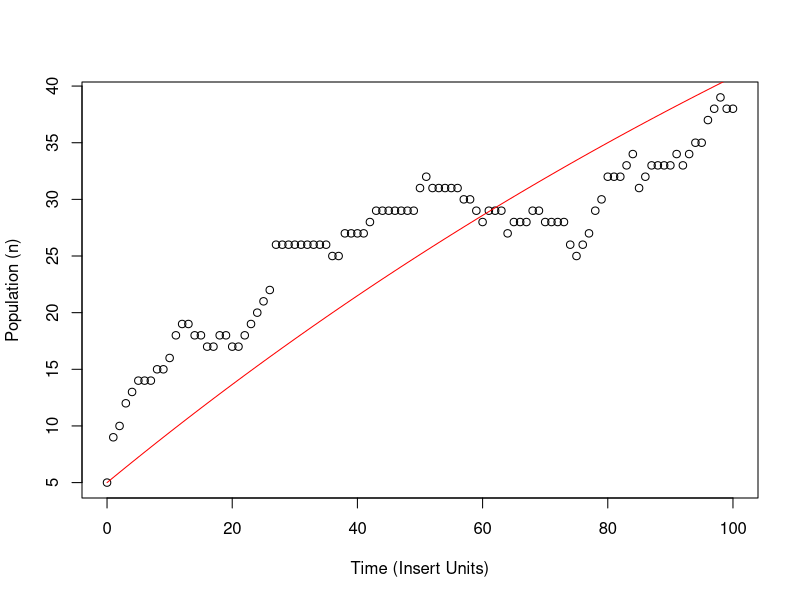

Source code (R):

m <- 100   # carrying capacity
b  <- 0.5  # birth rate
d  <- 0.02 # death rate
n0 <- 5
nt <- n0   # initial value, garbage value to start
nt_1 <- nt # value from last time step
totalTime <- 100
t <- 0
simulated_nt <- n0 # initial value, garbage value to start


bt <- 0 # Initial values to make these objects persistant
dt <- 0 # Initial values to make these objects persistant
st <- 0 # Initial values to make these objects persistant
lt <- 0 # Initial values to make these objects persistant
Lt <- 0 # Initial values to make these objects persistant
littersizes <- NULL # Initial values to make these objects persistant


daframe <- data.frame(time = 0, numLitters = 0, population = n0, birthrate = 0
                      , born = 0, deathrate = 0, dead = 0, theoretical = n0)
dfrow <- numeric(length = 8)
dfrow[1] <- t
dfrow[2] <- Lt
dfrow[3] <- simulated_nt
dfrow[4] <- bt
dfrow[5] <- 0
dfrow[6] <- 0
dfrow[7] <- 0
dfrow[8] <- 0

update <- function() {
  t <<- t + 1
  bt <<- max(0, b*(1-simulated_nt/m))
  dt <<- min(0, d*(simulated_nt/m - 1))
  st <<- sqrt(bt) # size of litters
  lt <<- sqrt(bt) # number of litters
  Lt <<- rpois(n = 1, lambda = lt*simulated_nt)
  if (is.null(littersizes)) {
    littersizes <<- list(rpois(Lt, lambda = st))
  }
  else {
    littersizes <<- c(littersizes, rpois(Lt, lambda = st))
  }
  dead <- rpois(1, lambda = -dt * simulated_nt)
  simulated_nt <<- simulated_nt + sum(littersizes[[t]]) - dead

  dfrow[1] <- t
  dfrow[2] <- Lt
  dfrow[3] <- simulated_nt
  dfrow[4] <- bt
  dfrow[5] <- sum(littersizes[[t]])
  dfrow[6] <- dt
  dfrow[7] <- dead
  dfrow[8] <- (m/b)*(-b + b*n0/m + d)*exp(-b*t/m) + m - d*m/b
  daframe <<- rbind(daframe, dfrow)
  #####
}


for (i in 1:totalTime) {
  update()
}
png("modelplot.png", width = 480, height = 480)
plot(x=daframe$time, daframe$population, ylab = "Population (n)"
     , xlab = "Time (Insert Units)")

lines(x=daframe$time, daframe$theoretical, col = "red")
dev.off()
